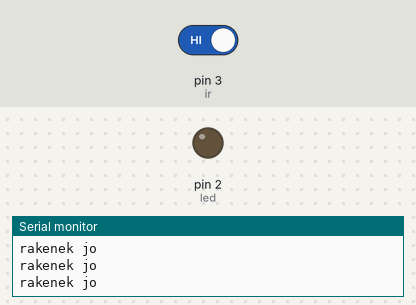
The sketch below on a simulated Arduino Uno, built with avr-gcc and run on an emulated ATmega328P. Shown: output pins drawn as LEDs (lit = HIGH), the last lines printed to the serial monitor. The inputs (shaded band) are chosen by the test bench; at power-on: pin 3 (ir) HIGH. The audio player accepts every command and is not drawn.

Above: at 1.2 s.
1.3 s: pin 3 (ir) driven LOW
At 2.5 s:
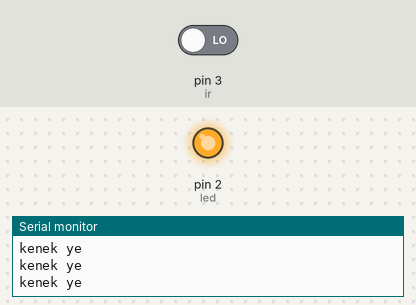
2.8 s: pin 3 (ir) driven HIGH
At 3.7 s:
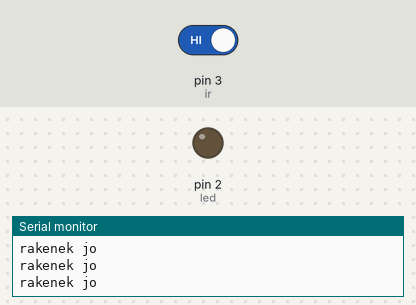
Timing chart, 0 to 5.8 s (numbered marks = the images above; inputs shaded):
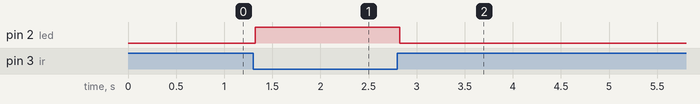

Measured:
- after the input at 1.3 s, pin 2 (led): LOW → HIGH at once
- after the input at 2.8 s, pin 2 (led): HIGH → LOW at once

The sketch:

kotakamal.ino
```cpp
int led = 2; //d2
int ir = 3; //d3

#include <DFPlayer_Mini_Mp3.h> //memanggil library DFPlayer mini
#include <SoftwareSerial.h>
SoftwareSerial mySerial(4, 5); // Declare pin RX & TX
int duit = HIGH;
void setup() {
  // initialize digital pin LED_BUILTIN as an output.
  pinMode(led, OUTPUT);
  pinMode(ir, INPUT);
  Serial.begin(9600);

  mySerial.begin (9600);

  mp3_set_serial (mySerial); //set softwareSerial for DFPlayer
  delay(10);

  mp3_reset();  //soft-Reset module DFPlayer

  delay(10);   //wait 1ms for respon command

  mp3_set_volume(100); //set Volume module DFPlayer
  delay(1);
}

// the loop function runs over and over again forever
void loop() {
  duit = digitalRead(ir);
  if (duit == LOW) {
    digitalWrite(led, HIGH);
    Serial.println("kenek ye");
    mp3_play();
  }
  else if (duit == HIGH) {
    digitalWrite(led, LOW);
    Serial.println("rakenek jo");
    mp3_stop();
  }
  delay(100);
}
```
